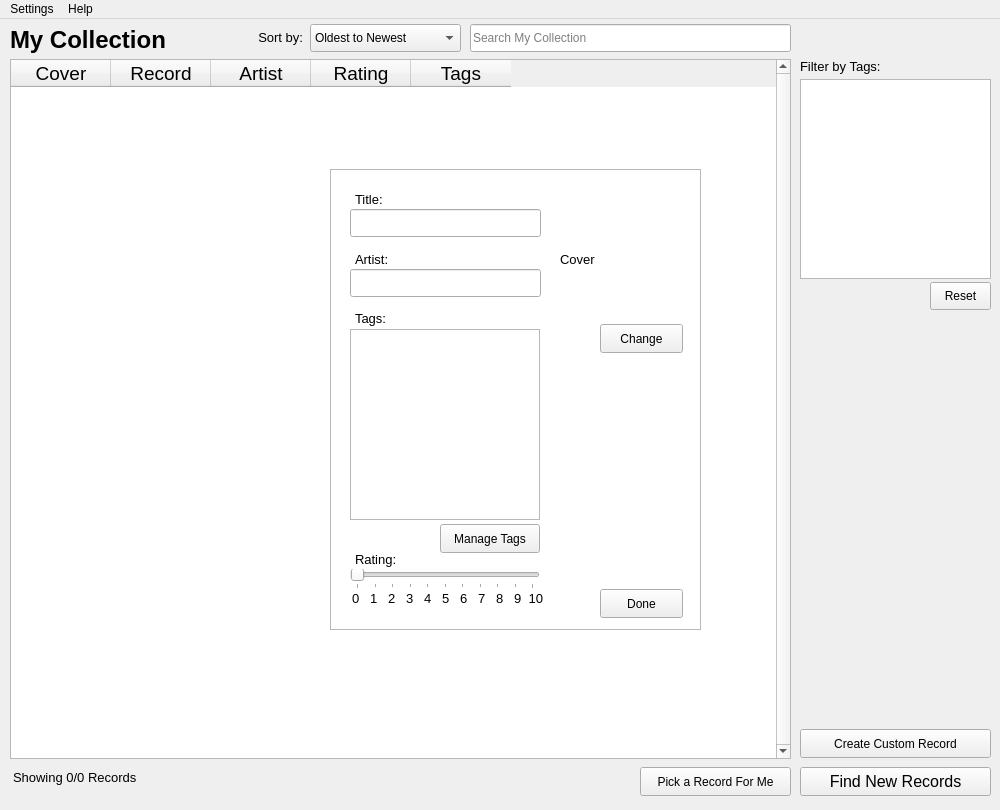
<?xml version="1.0" encoding="UTF-8"?>
<ui version="4.0">
 <class>MainWindow</class>
 <widget class="QMainWindow" name="MainWindow">
  <property name="geometry">
   <rect>
    <x>0</x>
    <y>0</y>
    <width>1000</width>
    <height>810</height>
   </rect>
  </property>
  <property name="windowTitle">
   <string>MainWindow</string>
  </property>
  <widget class="QWidget" name="centralwidget">
   <widget class="QStackedWidget" name="pages">
    <property name="geometry">
     <rect>
      <x>0</x>
      <y>-10</y>
      <width>1000</width>
      <height>800</height>
     </rect>
    </property>
    <widget class="QWidget" name="myRecordsPage">
     <widget class="QTableWidget" name="myRecord_Table">
      <property name="geometry">
       <rect>
        <x>10</x>
        <y>50</y>
        <width>781</width>
        <height>700</height>
       </rect>
      </property>
      <property name="sizePolicy">
       <sizepolicy hsizetype="Expanding" vsizetype="Expanding">
        <horstretch>0</horstretch>
        <verstretch>0</verstretch>
       </sizepolicy>
      </property>
      <property name="font">
       <font>
        <family>Arial</family>
        <pointsize>14</pointsize>
       </font>
      </property>
      <property name="contextMenuPolicy">
       <enum>Qt::CustomContextMenu</enum>
      </property>
      <property name="autoFillBackground">
       <bool>true</bool>
      </property>
      <property name="styleSheet">
       <string notr="true"/>
      </property>
      <property name="verticalScrollBarPolicy">
       <enum>Qt::ScrollBarAlwaysOn</enum>
      </property>
      <property name="horizontalScrollBarPolicy">
       <enum>Qt::ScrollBarAlwaysOff</enum>
      </property>
      <property name="sizeAdjustPolicy">
       <enum>QAbstractScrollArea::AdjustIgnored</enum>
      </property>
      <property name="editTriggers">
       <set>QAbstractItemView::NoEditTriggers</set>
      </property>
      <property name="tabKeyNavigation">
       <bool>false</bool>
      </property>
      <property name="alternatingRowColors">
       <bool>true</bool>
      </property>
      <property name="selectionMode">
       <enum>QAbstractItemView::SingleSelection</enum>
      </property>
      <property name="selectionBehavior">
       <enum>QAbstractItemView::SelectRows</enum>
      </property>
      <property name="textElideMode">
       <enum>Qt::ElideLeft</enum>
      </property>
      <property name="verticalScrollMode">
       <enum>QAbstractItemView::ScrollPerPixel</enum>
      </property>
      <property name="horizontalScrollMode">
       <enum>QAbstractItemView::ScrollPerPixel</enum>
      </property>
      <property name="showGrid">
       <bool>false</bool>
      </property>
      <property name="gridStyle">
       <enum>Qt::SolidLine</enum>
      </property>
      <attribute name="horizontalHeaderHighlightSections">
       <bool>false</bool>
      </attribute>
      <attribute name="verticalHeaderVisible">
       <bool>false</bool>
      </attribute>
      <row>
       <property name="text">
        <string/>
       </property>
      </row>
      <column>
       <property name="text">
        <string>Cover</string>
       </property>
      </column>
      <column>
       <property name="text">
        <string>Record</string>
       </property>
      </column>
      <column>
       <property name="text">
        <string>Artist</string>
       </property>
      </column>
      <column>
       <property name="text">
        <string>Rating</string>
       </property>
      </column>
      <column>
       <property name="text">
        <string>Tags</string>
       </property>
      </column>
     </widget>
     <widget class="QLabel" name="myRecord_PageLabel">
      <property name="geometry">
       <rect>
        <x>10</x>
        <y>10</y>
        <width>201</width>
        <height>41</height>
       </rect>
      </property>
      <property name="font">
       <font>
        <family>Arial</family>
        <pointsize>18</pointsize>
        <bold>true</bold>
       </font>
      </property>
      <property name="text">
       <string>My Collection</string>
      </property>
     </widget>
     <widget class="QPushButton" name="myRecord_ToSearchRecordsButton">
      <property name="geometry">
       <rect>
        <x>800</x>
        <y>758</y>
        <width>191</width>
        <height>29</height>
       </rect>
      </property>
      <property name="font">
       <font>
        <family>Arial</family>
        <pointsize>12</pointsize>
       </font>
      </property>
      <property name="text">
       <string>Find New Records</string>
      </property>
     </widget>
     <widget class="QLabel" name="myRecord_SortLabel">
      <property name="geometry">
       <rect>
        <x>222</x>
        <y>13</y>
        <width>81</width>
        <height>31</height>
       </rect>
      </property>
      <property name="font">
       <font>
        <family>Arial</family>
        <pointsize>10</pointsize>
       </font>
      </property>
      <property name="text">
       <string>Sort by:</string>
      </property>
      <property name="alignment">
       <set>Qt::AlignRight|Qt::AlignTrailing|Qt::AlignVCenter</set>
      </property>
     </widget>
     <widget class="QLineEdit" name="myRecord_SearchBar">
      <property name="geometry">
       <rect>
        <x>470</x>
        <y>15</y>
        <width>321</width>
        <height>28</height>
       </rect>
      </property>
      <property name="font">
       <font>
        <family>Arial</family>
        <pointsize>9</pointsize>
       </font>
      </property>
      <property name="placeholderText">
       <string>Search My Collection</string>
      </property>
     </widget>
     <widget class="QComboBox" name="myRecord_SortBox">
      <property name="geometry">
       <rect>
        <x>310</x>
        <y>15</y>
        <width>151</width>
        <height>28</height>
       </rect>
      </property>
      <property name="font">
       <font>
        <family>Arial</family>
       </font>
      </property>
      <item>
       <property name="text">
        <string>Oldest to Newest</string>
       </property>
      </item>
      <item>
       <property name="text">
        <string>Newest to Oldest</string>
       </property>
      </item>
      <item>
       <property name="text">
        <string>Title Ascending</string>
       </property>
      </item>
      <item>
       <property name="text">
        <string>Title Descending </string>
       </property>
      </item>
      <item>
       <property name="text">
        <string>Artist Ascending</string>
       </property>
      </item>
      <item>
       <property name="text">
        <string>Artist Descending</string>
       </property>
      </item>
      <item>
       <property name="text">
        <string>Rating Ascending</string>
       </property>
      </item>
      <item>
       <property name="text">
        <string>Rating Descending</string>
       </property>
      </item>
     </widget>
     <widget class="QListWidget" name="myRecord_FilterTagsList">
      <property name="geometry">
       <rect>
        <x>800</x>
        <y>70</y>
        <width>191</width>
        <height>200</height>
       </rect>
      </property>
      <property name="editTriggers">
       <set>QAbstractItemView::NoEditTriggers</set>
      </property>
     </widget>
     <widget class="QLabel" name="myRecord_FilterTagsLabel">
      <property name="geometry">
       <rect>
        <x>800</x>
        <y>47</y>
        <width>131</width>
        <height>21</height>
       </rect>
      </property>
      <property name="font">
       <font>
        <family>Arial</family>
        <pointsize>10</pointsize>
       </font>
      </property>
      <property name="text">
       <string>Filter by Tags:</string>
      </property>
     </widget>
     <widget class="QLabel" name="myRecord_RecordCountLabel">
      <property name="geometry">
       <rect>
        <x>13</x>
        <y>758</y>
        <width>241</width>
        <height>21</height>
       </rect>
      </property>
      <property name="font">
       <font>
        <family>Arial</family>
        <pointsize>10</pointsize>
        <bold>false</bold>
       </font>
      </property>
      <property name="text">
       <string>Showing 0/0 Records</string>
      </property>
     </widget>
     <widget class="QPushButton" name="myRecord_PickForMe">
      <property name="geometry">
       <rect>
        <x>640</x>
        <y>758</y>
        <width>151</width>
        <height>29</height>
       </rect>
      </property>
      <property name="font">
       <font>
        <family>Arial</family>
        <pointsize>9</pointsize>
       </font>
      </property>
      <property name="text">
       <string>Pick a Record For Me</string>
      </property>
      <property name="checkable">
       <bool>false</bool>
      </property>
     </widget>
     <widget class="QLabel" name="myRecord_InfoLabel">
      <property name="geometry">
       <rect>
        <x>240</x>
        <y>758</y>
        <width>201</width>
        <height>21</height>
       </rect>
      </property>
      <property name="font">
       <font>
        <family>Arial</family>
        <pointsize>10</pointsize>
       </font>
      </property>
      <property name="text">
       <string/>
      </property>
     </widget>
     <widget class="QPushButton" name="myRecord_ResetTagsFilterButton">
      <property name="geometry">
       <rect>
        <x>930</x>
        <y>273</y>
        <width>61</width>
        <height>28</height>
       </rect>
      </property>
      <property name="font">
       <font>
        <family>Arial</family>
        <pointsize>9</pointsize>
       </font>
      </property>
      <property name="text">
       <string>Reset</string>
      </property>
     </widget>
     <widget class="QPushButton" name="myRecord_customRecordButton">
      <property name="geometry">
       <rect>
        <x>800</x>
        <y>720</y>
        <width>191</width>
        <height>29</height>
       </rect>
      </property>
      <property name="font">
       <font>
        <family>Arial</family>
        <pointsize>9</pointsize>
       </font>
      </property>
      <property name="text">
       <string>Create Custom Record</string>
      </property>
      <property name="checkable">
       <bool>false</bool>
      </property>
     </widget>
    </widget>
    <widget class="QWidget" name="searchRecordsPage">
     <widget class="QTableWidget" name="searchRecord_Table">
      <property name="geometry">
       <rect>
        <x>10</x>
        <y>50</y>
        <width>781</width>
        <height>700</height>
       </rect>
      </property>
      <property name="sizePolicy">
       <sizepolicy hsizetype="Expanding" vsizetype="Expanding">
        <horstretch>0</horstretch>
        <verstretch>0</verstretch>
       </sizepolicy>
      </property>
      <property name="verticalScrollBarPolicy">
       <enum>Qt::ScrollBarAlwaysOn</enum>
      </property>
      <property name="horizontalScrollBarPolicy">
       <enum>Qt::ScrollBarAlwaysOff</enum>
      </property>
      <property name="alternatingRowColors">
       <bool>true</bool>
      </property>
      <property name="selectionMode">
       <enum>QAbstractItemView::SingleSelection</enum>
      </property>
      <property name="selectionBehavior">
       <enum>QAbstractItemView::SelectRows</enum>
      </property>
      <property name="verticalScrollMode">
       <enum>QAbstractItemView::ScrollPerPixel</enum>
      </property>
      <property name="showGrid">
       <bool>false</bool>
      </property>
      <attribute name="horizontalHeaderHighlightSections">
       <bool>false</bool>
      </attribute>
      <attribute name="verticalHeaderVisible">
       <bool>false</bool>
      </attribute>
      <column>
       <property name="text">
        <string>Cover</string>
       </property>
      </column>
      <column>
       <property name="text">
        <string>Record</string>
       </property>
      </column>
      <column>
       <property name="text">
        <string>Artist</string>
       </property>
      </column>
     </widget>
     <widget class="QLabel" name="searchRecord_PageLabel">
      <property name="geometry">
       <rect>
        <x>10</x>
        <y>10</y>
        <width>351</width>
        <height>41</height>
       </rect>
      </property>
      <property name="font">
       <font>
        <family>Arial</family>
        <pointsize>18</pointsize>
        <bold>true</bold>
       </font>
      </property>
      <property name="text">
       <string>Find New Records</string>
      </property>
     </widget>
     <widget class="QPushButton" name="searchRecord_ToMyRecordsButton">
      <property name="geometry">
       <rect>
        <x>800</x>
        <y>758</y>
        <width>191</width>
        <height>29</height>
       </rect>
      </property>
      <property name="font">
       <font>
        <family>Arial</family>
        <pointsize>11</pointsize>
       </font>
      </property>
      <property name="text">
       <string>Back to My Collection</string>
      </property>
     </widget>
     <widget class="QLineEdit" name="searchRecord_SearchBar">
      <property name="geometry">
       <rect>
        <x>470</x>
        <y>15</y>
        <width>321</width>
        <height>28</height>
       </rect>
      </property>
      <property name="font">
       <font>
        <family>Arial</family>
        <pointsize>9</pointsize>
       </font>
      </property>
      <property name="placeholderText">
       <string>Search For New Records</string>
      </property>
     </widget>
     <widget class="QPushButton" name="searchRecord_AddToMyRecordButton">
      <property name="geometry">
       <rect>
        <x>800</x>
        <y>350</y>
        <width>191</width>
        <height>80</height>
       </rect>
      </property>
      <property name="font">
       <font>
        <family>Arial</family>
        <pointsize>12</pointsize>
       </font>
      </property>
      <property name="text">
       <string>Add to My
Collection</string>
      </property>
     </widget>
     <widget class="QLabel" name="searchRecord_InfoLabel">
      <property name="geometry">
       <rect>
        <x>800</x>
        <y>435</y>
        <width>191</width>
        <height>41</height>
       </rect>
      </property>
      <property name="font">
       <font>
        <family>Arial</family>
        <pointsize>10</pointsize>
       </font>
      </property>
      <property name="text">
       <string/>
      </property>
      <property name="alignment">
       <set>Qt::AlignHCenter|Qt::AlignTop</set>
      </property>
     </widget>
     <widget class="QLabel" name="searchRecord_RatingLabel">
      <property name="geometry">
       <rect>
        <x>800</x>
        <y>280</y>
        <width>121</width>
        <height>20</height>
       </rect>
      </property>
      <property name="font">
       <font>
        <family>Arial</family>
        <pointsize>10</pointsize>
       </font>
      </property>
      <property name="text">
       <string>Record Rating:</string>
      </property>
     </widget>
     <widget class="QSlider" name="searchRecord_RatingSlider">
      <property name="geometry">
       <rect>
        <x>800</x>
        <y>300</y>
        <width>191</width>
        <height>20</height>
       </rect>
      </property>
      <property name="mouseTracking">
       <bool>false</bool>
      </property>
      <property name="acceptDrops">
       <bool>false</bool>
      </property>
      <property name="maximum">
       <number>10</number>
      </property>
      <property name="singleStep">
       <number>1</number>
      </property>
      <property name="pageStep">
       <number>1</number>
      </property>
      <property name="orientation">
       <enum>Qt::Horizontal</enum>
      </property>
      <property name="invertedAppearance">
       <bool>false</bool>
      </property>
      <property name="invertedControls">
       <bool>false</bool>
      </property>
      <property name="tickPosition">
       <enum>QSlider::TicksBelow</enum>
      </property>
     </widget>
     <widget class="QLabel" name="searchRecord_RatingNumLabel1">
      <property name="geometry">
       <rect>
        <x>892</x>
        <y>320</y>
        <width>120</width>
        <height>19</height>
       </rect>
      </property>
      <property name="font">
       <font>
        <family>Arial</family>
        <pointsize>10</pointsize>
       </font>
      </property>
      <property name="text">
       <string>5   6   7   8   9  10</string>
      </property>
     </widget>
     <widget class="QLabel" name="searchRecord_RatingNumLabel2">
      <property name="geometry">
       <rect>
        <x>802</x>
        <y>320</y>
        <width>120</width>
        <height>19</height>
       </rect>
      </property>
      <property name="font">
       <font>
        <family>Arial</family>
        <pointsize>10</pointsize>
       </font>
      </property>
      <property name="text">
       <string>0   1   2   3   4</string>
      </property>
     </widget>
     <widget class="QListWidget" name="searchRecord_SuggestedTagsList">
      <property name="geometry">
       <rect>
        <x>800</x>
        <y>70</y>
        <width>191</width>
        <height>200</height>
       </rect>
      </property>
     </widget>
     <widget class="QLabel" name="searchRecord_SuggestedTagsLabel">
      <property name="geometry">
       <rect>
        <x>800</x>
        <y>47</y>
        <width>131</width>
        <height>21</height>
       </rect>
      </property>
      <property name="font">
       <font>
        <family>Arial</family>
        <pointsize>10</pointsize>
       </font>
      </property>
      <property name="text">
       <string>Suggested Tags:</string>
      </property>
     </widget>
    </widget>
   </widget>
   <widget class="QFrame" name="editFrameBlockerFrame">
    <property name="geometry">
     <rect>
      <x>0</x>
      <y>0</y>
      <width>1000</width>
      <height>800</height>
     </rect>
    </property>
    <widget class="QFrame" name="editRecordFrame">
     <property name="enabled">
      <bool>true</bool>
     </property>
     <property name="geometry">
      <rect>
       <x>330</x>
       <y>150</y>
       <width>371</width>
       <height>461</height>
      </rect>
     </property>
     <property name="frameShape">
      <enum>QFrame::StyledPanel</enum>
     </property>
     <property name="frameShadow">
      <enum>QFrame::Raised</enum>
     </property>
     <widget class="QSlider" name="editRecord_RatingSlider">
      <property name="geometry">
       <rect>
        <x>20</x>
        <y>400</y>
        <width>190</width>
        <height>20</height>
       </rect>
      </property>
      <property name="mouseTracking">
       <bool>false</bool>
      </property>
      <property name="acceptDrops">
       <bool>false</bool>
      </property>
      <property name="maximum">
       <number>10</number>
      </property>
      <property name="singleStep">
       <number>1</number>
      </property>
      <property name="pageStep">
       <number>1</number>
      </property>
      <property name="orientation">
       <enum>Qt::Horizontal</enum>
      </property>
      <property name="invertedAppearance">
       <bool>false</bool>
      </property>
      <property name="invertedControls">
       <bool>false</bool>
      </property>
      <property name="tickPosition">
       <enum>QSlider::TicksBelow</enum>
      </property>
     </widget>
     <widget class="QListWidget" name="editRecord_EditTagsList">
      <property name="geometry">
       <rect>
        <x>20</x>
        <y>160</y>
        <width>190</width>
        <height>191</height>
       </rect>
      </property>
      <property name="verticalScrollBarPolicy">
       <enum>Qt::ScrollBarAsNeeded</enum>
      </property>
      <property name="horizontalScrollBarPolicy">
       <enum>Qt::ScrollBarAsNeeded</enum>
      </property>
     </widget>
     <widget class="QLabel" name="editRecord_TagsLabel">
      <property name="geometry">
       <rect>
        <x>25</x>
        <y>139</y>
        <width>110</width>
        <height>20</height>
       </rect>
      </property>
      <property name="font">
       <font>
        <family>Arial</family>
        <pointsize>10</pointsize>
       </font>
      </property>
      <property name="text">
       <string>Tags:</string>
      </property>
     </widget>
     <widget class="QLabel" name="editRecord_RatingLabel">
      <property name="geometry">
       <rect>
        <x>25</x>
        <y>380</y>
        <width>120</width>
        <height>20</height>
       </rect>
      </property>
      <property name="font">
       <font>
        <family>Arial</family>
        <pointsize>10</pointsize>
       </font>
      </property>
      <property name="text">
       <string>Rating:</string>
      </property>
     </widget>
     <widget class="QLabel" name="editRecord_RatingNumLabel2">
      <property name="geometry">
       <rect>
        <x>112</x>
        <y>420</y>
        <width>119</width>
        <height>19</height>
       </rect>
      </property>
      <property name="font">
       <font>
        <family>Arial</family>
        <pointsize>10</pointsize>
       </font>
      </property>
      <property name="text">
       <string>5   6   7   8   9  10</string>
      </property>
     </widget>
     <widget class="QLabel" name="editRecord_RatingNumLabel1">
      <property name="geometry">
       <rect>
        <x>22</x>
        <y>420</y>
        <width>119</width>
        <height>19</height>
       </rect>
      </property>
      <property name="font">
       <font>
        <family>Arial</family>
        <pointsize>10</pointsize>
       </font>
      </property>
      <property name="text">
       <string>0   1   2   3   4</string>
      </property>
     </widget>
     <widget class="QPushButton" name="editRecord_ManageTagButton">
      <property name="geometry">
       <rect>
        <x>110</x>
        <y>355</y>
        <width>100</width>
        <height>29</height>
       </rect>
      </property>
      <property name="font">
       <font>
        <family>Arial</family>
        <pointsize>9</pointsize>
       </font>
      </property>
      <property name="text">
       <string>Manage Tags</string>
      </property>
     </widget>
     <widget class="QLineEdit" name="editRecord_TitleEdit">
      <property name="geometry">
       <rect>
        <x>20</x>
        <y>40</y>
        <width>191</width>
        <height>28</height>
       </rect>
      </property>
     </widget>
     <widget class="QLineEdit" name="editRecord_ArtistEdit">
      <property name="geometry">
       <rect>
        <x>20</x>
        <y>100</y>
        <width>191</width>
        <height>28</height>
       </rect>
      </property>
     </widget>
     <widget class="QLabel" name="editRecord_TitleLabel">
      <property name="geometry">
       <rect>
        <x>25</x>
        <y>20</y>
        <width>120</width>
        <height>20</height>
       </rect>
      </property>
      <property name="font">
       <font>
        <family>Arial</family>
        <pointsize>10</pointsize>
       </font>
      </property>
      <property name="text">
       <string>Title:</string>
      </property>
     </widget>
     <widget class="QPushButton" name="editRecord_DoneButton">
      <property name="geometry">
       <rect>
        <x>270</x>
        <y>420</y>
        <width>83</width>
        <height>29</height>
       </rect>
      </property>
      <property name="text">
       <string>Done</string>
      </property>
     </widget>
     <widget class="QLabel" name="editRecord_CoverLabel">
      <property name="geometry">
       <rect>
        <x>230</x>
        <y>30</y>
        <width>120</width>
        <height>120</height>
       </rect>
      </property>
      <property name="font">
       <font>
        <family>Arial</family>
        <pointsize>10</pointsize>
       </font>
      </property>
      <property name="text">
       <string>Cover</string>
      </property>
     </widget>
     <widget class="QLabel" name="editRecord_ArtistLabel">
      <property name="geometry">
       <rect>
        <x>25</x>
        <y>80</y>
        <width>120</width>
        <height>20</height>
       </rect>
      </property>
      <property name="font">
       <font>
        <family>Arial</family>
        <pointsize>10</pointsize>
       </font>
      </property>
      <property name="text">
       <string>Artist:</string>
      </property>
     </widget>
     <widget class="QPushButton" name="editRecord_CoverEdit">
      <property name="geometry">
       <rect>
        <x>270</x>
        <y>155</y>
        <width>83</width>
        <height>29</height>
       </rect>
      </property>
      <property name="text">
       <string>Change</string>
      </property>
     </widget>
    </widget>
   </widget>
  </widget>
  <widget class="QMenuBar" name="menubar">
   <property name="geometry">
    <rect>
     <x>0</x>
     <y>0</y>
     <width>1000</width>
     <height>25</height>
    </rect>
   </property>
   <widget class="QMenu" name="menuHelp">
    <property name="title">
     <string>Help</string>
    </property>
    <addaction name="help_actionAbout"/>
    <addaction name="help_actionContact"/>
   </widget>
   <widget class="QMenu" name="menuSettings">
    <property name="title">
     <string>Settings</string>
    </property>
    <widget class="QMenu" name="menuImport_Discogs_Collection">
     <property name="title">
      <string>Import Discogs Collection</string>
     </property>
     <addaction name="importDiscogsAddTagsOpt"/>
     <addaction name="separator"/>
     <addaction name="actionSelect_File_and_Import"/>
    </widget>
    <addaction name="settings_actionToggleTheme"/>
    <addaction name="menuImport_Discogs_Collection"/>
    <addaction name="actionDelete_All_User_Data"/>
    <addaction name="separator"/>
    <addaction name="settings_actionExit"/>
   </widget>
   <addaction name="menuSettings"/>
   <addaction name="menuHelp"/>
  </widget>
  <action name="settings_actionToggleTheme">
   <property name="text">
    <string>Toggle Theme</string>
   </property>
  </action>
  <action name="actionyes">
   <property name="text">
    <string>yes</string>
   </property>
  </action>
  <action name="help_actionAbout">
   <property name="text">
    <string>About</string>
   </property>
  </action>
  <action name="settings_actionExit">
   <property name="text">
    <string>Exit</string>
   </property>
  </action>
  <action name="help_actionContact">
   <property name="text">
    <string>Contact</string>
   </property>
  </action>
  <action name="importDiscogsTheadedOpt">
   <property name="checkable">
    <bool>true</bool>
   </property>
   <property name="checked">
    <bool>true</bool>
   </property>
   <property name="text">
    <string>Multithreaded</string>
   </property>
  </action>
  <action name="importDiscogsAddTagsOpt">
   <property name="checkable">
    <bool>true</bool>
   </property>
   <property name="checked">
    <bool>true</bool>
   </property>
   <property name="text">
    <string>Add Suggested Tags</string>
   </property>
  </action>
  <action name="actionDelete_All_User_Data">
   <property name="text">
    <string>Delete All User Data</string>
   </property>
  </action>
  <action name="actionSelect_File_and_Import">
   <property name="text">
    <string>Select File and Import</string>
   </property>
  </action>
 </widget>
 <resources/>
 <connections/>
</ui>
